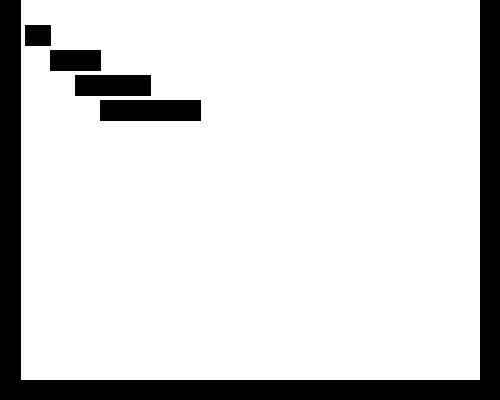
Frame 1 (no input)
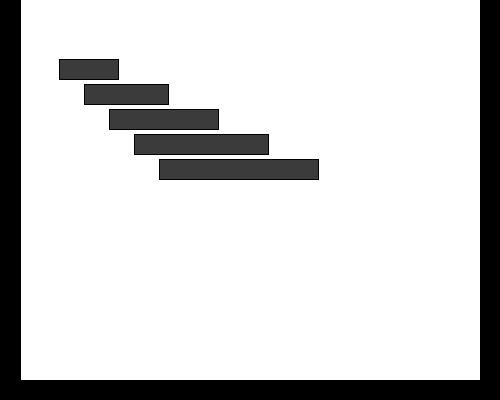
Frame 60 (the mouse pressed at the canvas centre just before this capture)
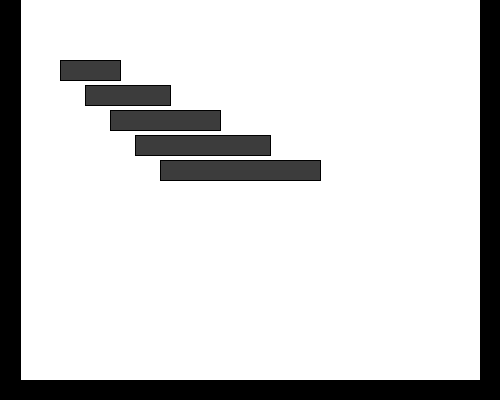
Frame 120 (the mouse held since frame 60 and released just before this capture)

The Processing sketch that drew these frames (run headless with seeded random() and noise(); from frame 60 on, the mouse is pressed at the canvas centre):

// Processing sketch: processing_91187
// ── processing_91187.pde

float [] shapes = {25,50,75,100,0};

void setup()
{
 size (500,400); 
}

void draw()
{
  fill(0);
  background(255);
  rect(0,0,20,height);
  rect(width - 20,0,20,height);
  rect(0,height - 20,width,20);
  fill(shapes[4]);
  for (int i = 0; i < shapes.length; i++)
   { rect(shapes[i],shapes[i],shapes[i],20);
  
  if (mouseX <= 20 || mouseX >= width - 20 || mouseX > 0 && mouseY >= height - 20)
  shapes[i] = shapes[i] + 1; }
}
